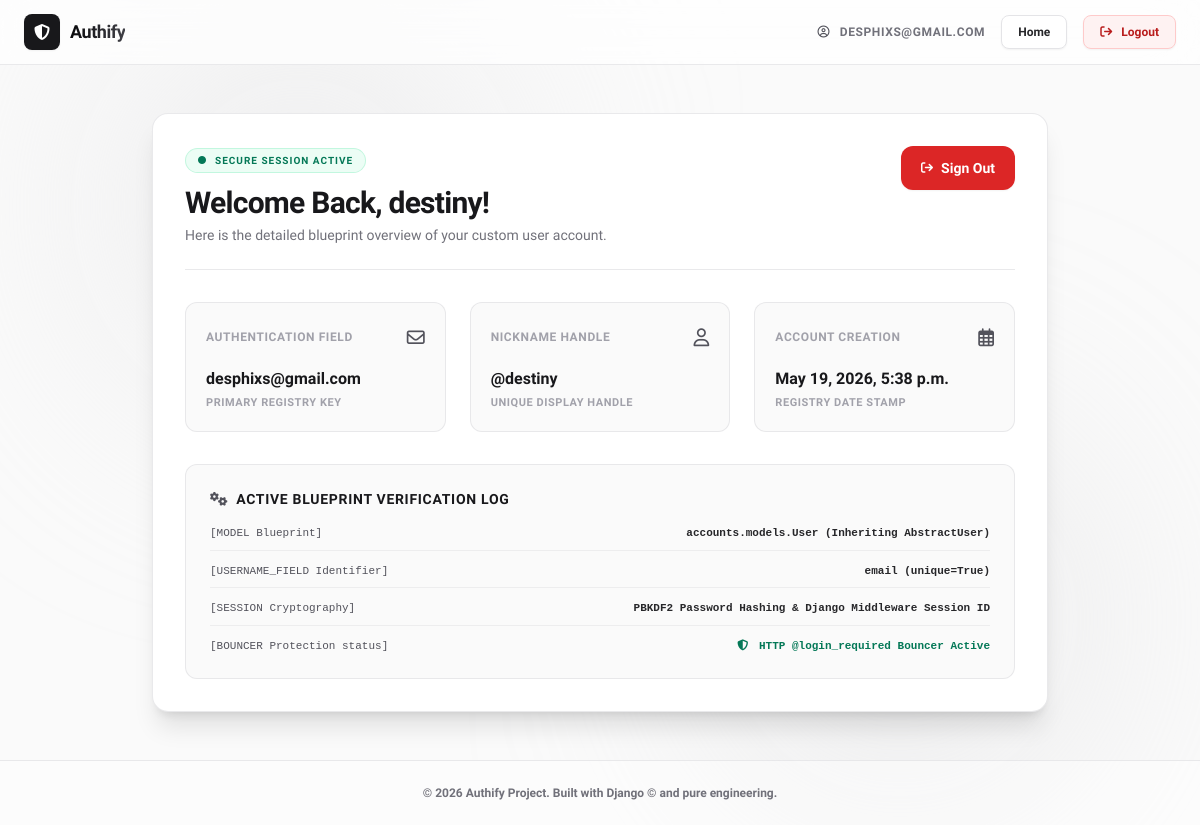
Page /dashboard/ (signed in) on the committed database.
### accounts/models.py (models this page shows)
class User(AbstractUser):
    email = models.EmailField(unique=True)
    USERNAME_FIELD = 'email'
    REQUIRED_FIELDS = ['username']

### accounts/views.py (the view)
# urls.py: path('dashboard/', views.dashboard_view, name='dashboard'),
@login_required
def dashboard_view(request):
    return render(request, 'dashboard.html')

### accounts/templates/dashboard.html (shortened to what this page needs)
<!DOCTYPE html>
<html lang="en" class="h-full">
<head>
    <script src="https://cdn.tailwindcss.com"></script>
    <link rel="stylesheet" href="https://cdnjs.cloudflare.com/ajax/libs/font-awesome/6.4.0/css/all.min.css">
</head>
<body class="h-full bg-zinc-50 text-zinc-900 flex flex-col justify-between relative overflow-hidden select-none">
    <header class="w-full bg-white/70 backdrop-blur-xl border-b border-zinc-200/80 sticky top-0 z-50">
        <div class="max-w-7xl mx-auto px-6 h-16 flex items-center justify-between">
            <a href="/" class="flex items-center space-x-2.5">
                <div class="flex items-center justify-center w-9 h-9 bg-zinc-900 rounded-lg shadow-sm">
                    <i class="fa-solid fa-shield-halved text-white text-base"></i>
                </div>
                <span class="font-extrabold tracking-tight bg-gradient-to-r from-zinc-950 to-zinc-700 bg-clip-text text-transparent text-lg">
                </span>
            </a>
            <div class="flex items-center space-x-4">
                <span class="text-zinc-500 text-xs font-semibold uppercase tracking-wider hidden sm:inline-block">
                    <i class="fa-regular fa-circle-user mr-1.5 text-zinc-600"></i> {{ user.email }}
                </span>
                <a href="/" class="py-2 px-4 bg-white hover:bg-zinc-50 border border-zinc-200 text-zinc-800 font-semibold rounded-lg text-xs transition duration-150 shadow-sm">
                    Home
                </a>
                <a href="{% url 'logout' %}" class="py-2 px-4 bg-red-50 hover:bg-red-100 border border-red-200 text-red-700 font-semibold rounded-lg text-xs transition duration-150 shadow-sm">
                    <i class="fa-solid fa-arrow-right-from-bracket mr-1.5"></i> Logout
                </a>
            </div>
        </div>
    </header>
    <main class="flex-grow flex items-center justify-center px-6 py-12 relative z-10">
        <div class="w-full max-w-4xl bg-white border border-zinc-200/80 rounded-2xl p-8 shadow-xl space-y-8">
            <div class="flex flex-col md:flex-row md:items-center md:justify-between pb-6 border-b border-zinc-200/80 gap-4">
                <div>
                    <div class="inline-flex items-center space-x-2 px-3 py-1 bg-emerald-50 border border-emerald-200/60 rounded-full text-emerald-700 text-[10px] font-extrabold tracking-widest uppercase mb-3">
                        <i class="fa-solid fa-circle text-[8px] animate-pulse"></i> <span>Secure Session Active</span>
                    </div>
                    <h1 class="text-3xl font-extrabold tracking-tight text-zinc-900 flex items-center">
                        Welcome Back, {{ user.username }}!
                    </h1>
                    <p class="text-zinc-500 text-sm mt-1">Here is the detailed blueprint overview of your custom user account.</p>
                </div>
                <a href="{% url 'logout' %}" class="md:self-start py-3 px-5 bg-red-600 hover:bg-red-700 text-white font-semibold rounded-xl text-sm transition-all duration-200 shadow-sm flex items-center justify-center">
                    <i class="fa-solid fa-arrow-right-from-bracket mr-2 text-xs"></i> Sign Out
                </a>
            </div>
            <div class="grid grid-cols-1 md:grid-cols-3 gap-6">
                <div class="bg-zinc-50 border border-zinc-200/80 rounded-xl p-5 flex flex-col justify-between">
                    <div class="flex items-center justify-between mb-4">
                        <span class="text-zinc-400 text-xs font-bold uppercase tracking-wider">Authentication Field</span>
                        <i class="fa-regular fa-envelope text-zinc-600 text-lg"></i>
                    </div>
                    <div>
                        <h3 class="text-zinc-900 text-base font-bold truncate">{{ user.email }}</h3>
                        <p class="text-zinc-400 text-[11px] font-semibold mt-1 uppercase tracking-wider">Primary Registry Key</p>
                    </div>
                </div>
                <div class="bg-zinc-50 border border-zinc-200/80 rounded-xl p-5 flex flex-col justify-between">
                    <div class="flex items-center justify-between mb-4">
                        <span class="text-zinc-400 text-xs font-bold uppercase tracking-wider">Nickname Handle</span>
                        <i class="fa-regular fa-user text-zinc-600 text-lg"></i>
                    </div>
                    <div>
                        <h3 class="text-zinc-900 text-base font-bold truncate">@{{ user.username }}</h3>
                        <p class="text-zinc-400 text-[11px] font-semibold mt-1 uppercase tracking-wider">Unique Display Handle</p>
                    </div>
                </div>
                <div class="bg-zinc-50 border border-zinc-200/80 rounded-xl p-5 flex flex-col justify-between">
                    <div class="flex items-center justify-between mb-4">
                        <span class="text-zinc-400 text-xs font-bold uppercase tracking-wider">Account Creation</span>
                        <i class="fa-regular fa-calendar-days text-zinc-600 text-lg"></i>
                    </div>
                    <div>
                        <h3 class="text-zinc-900 text-base font-bold truncate">{{ user.date_joined|date:"F j, Y, g:i a" }}</h3>
                        <p class="text-zinc-400 text-[11px] font-semibold mt-1 uppercase tracking-wider">Registry Date Stamp</p>
                    </div>
                </div>
            </div>
            <div class="bg-zinc-50 border border-zinc-200/80 rounded-xl p-6 space-y-4">
                <h3 class="text-sm font-bold text-zinc-900 uppercase tracking-wider flex items-center">
                    <i class="fa-solid fa-gears mr-2 text-zinc-600"></i> Active Blueprint Verification Log
                </h3>
                <div class="space-y-3 font-mono text-[11px] text-zinc-600">
                    <div class="flex items-start justify-between border-b border-zinc-200/60 pb-2">
                        <span>[MODEL Blueprint]</span>
                        <span class="text-zinc-800 font-semibold">accounts.models.User (Inheriting AbstractUser)</span>
                    </div>
                    <div class="flex items-start justify-between border-b border-zinc-200/60 pb-2">
                        <span>[USERNAME_FIELD Identifier]</span>
                        <span class="text-zinc-800 font-semibold">email (unique=True)</span>
                    </div>
                    <div class="flex items-start justify-between border-b border-zinc-200/60 pb-2">
                        <span>[SESSION Cryptography]</span>
                        <span class="text-zinc-800 font-semibold">PBKDF2 Password Hashing & Django Middleware Session ID</span>
                    </div>
                    <div class="flex items-start justify-between">
                        <span>[BOUNCER Protection status]</span>
                        <span class="text-emerald-700 font-semibold"><i class="fa-solid fa-shield-halved mr-1"></i> HTTP @login_required Bouncer Active</span>
                    </div>
                </div>
            </div>
        </div>
    </main>
    <footer class="w-full border-t border-zinc-200/80 bg-white/40 py-6 text-center relative z-10">
        <p class="text-zinc-500 text-xs font-semibold">
            &copy; 2026 Authify Project. Built with Django &copy; and pure engineering.
        </p>
    </footer>
</body>
</html>

### accounts/templates/dashboard.html (style rules this page uses)
body { font-family: 'Plus Jakarta Sans', sans-serif; }

### rows in the picture
User: email "DESPHIXS@GMAIL.COM", username "destiny", email "desphixs@gmail.com", date_joined "May 19, 2026, 5:38 p.m."
